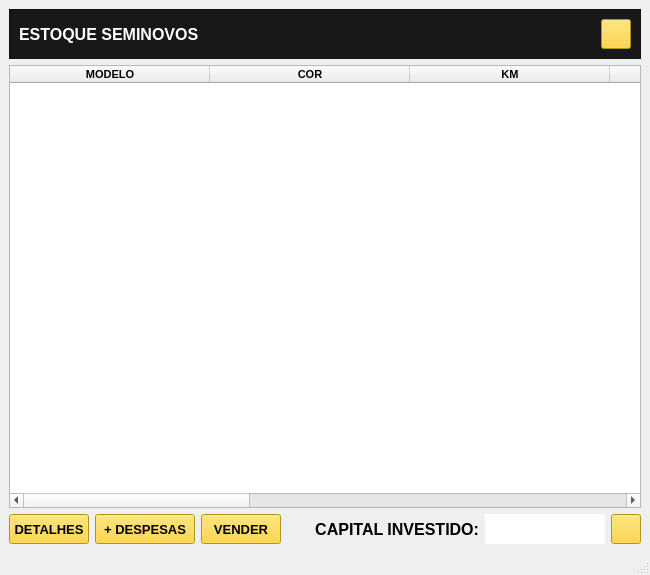
<?xml version="1.0" encoding="UTF-8"?>
<ui version="4.0">
 <class>MainWindow</class>
 <widget class="QMainWindow" name="MainWindow">
  <property name="geometry">
   <rect>
    <x>0</x>
    <y>0</y>
    <width>650</width>
    <height>575</height>
   </rect>
  </property>
  <property name="minimumSize">
   <size>
    <width>0</width>
    <height>0</height>
   </size>
  </property>
  <property name="windowTitle">
   <string>MALOCH</string>
  </property>
  <property name="windowIcon">
   <iconset>
    <normaloff>../SCR/maloch.ico</normaloff>../SCR/maloch.ico</iconset>
  </property>
  <widget class="QWidget" name="centralwidget">
   <layout class="QGridLayout" name="gridLayout_2">
    <item row="0" column="0" colspan="7">
     <widget class="QFrame" name="frame_gamboa">
      <property name="minimumSize">
       <size>
        <width>0</width>
        <height>49</height>
       </size>
      </property>
      <property name="styleSheet">
       <string notr="true">background-color: rgb(24, 24, 24);</string>
      </property>
      <property name="frameShape">
       <enum>QFrame::StyledPanel</enum>
      </property>
      <property name="frameShadow">
       <enum>QFrame::Raised</enum>
      </property>
      <layout class="QGridLayout" name="gridLayout">
       <item row="0" column="0">
        <widget class="QLabel" name="label">
         <property name="font">
          <font>
           <family>Segoe UI Symbol</family>
           <pointsize>12</pointsize>
           <weight>75</weight>
           <bold>true</bold>
          </font>
         </property>
         <property name="styleSheet">
          <string notr="true">color: rgb(255, 255, 255);</string>
         </property>
         <property name="text">
          <string>ESTOQUE SEMINOVOS</string>
         </property>
        </widget>
       </item>
       <item row="0" column="1">
        <widget class="QPushButton" name="excel">
         <property name="minimumSize">
          <size>
           <width>30</width>
           <height>30</height>
          </size>
         </property>
         <property name="maximumSize">
          <size>
           <width>30</width>
           <height>30</height>
          </size>
         </property>
         <property name="font">
          <font>
           <family>Segoe UI Symbol</family>
           <pointsize>10</pointsize>
           <weight>75</weight>
           <bold>true</bold>
          </font>
         </property>
         <property name="cursor">
          <cursorShape>PointingHandCursor</cursorShape>
         </property>
         <property name="styleSheet">
          <string notr="true">background-color: rgb(255, 205, 24);
border-radius: 1em;</string>
         </property>
         <property name="text">
          <string/>
         </property>
         <property name="icon">
          <iconset>
           <normaloff>../SCR/imp.png</normaloff>../SCR/imp.png</iconset>
         </property>
         <property name="iconSize">
          <size>
           <width>20</width>
           <height>20</height>
          </size>
         </property>
        </widget>
       </item>
      </layout>
      <zorder>excel</zorder>
      <zorder>label</zorder>
     </widget>
    </item>
    <item row="3" column="1">
     <widget class="QPushButton" name="incl_d">
      <property name="minimumSize">
       <size>
        <width>100</width>
        <height>30</height>
       </size>
      </property>
      <property name="maximumSize">
       <size>
        <width>100</width>
        <height>30</height>
       </size>
      </property>
      <property name="font">
       <font>
        <family>Segoe UI Symbol</family>
        <pointsize>10</pointsize>
        <weight>75</weight>
        <bold>true</bold>
       </font>
      </property>
      <property name="cursor">
       <cursorShape>PointingHandCursor</cursorShape>
      </property>
      <property name="styleSheet">
       <string notr="true">background-color: rgb(255, 205, 24);
border-radius: 1em;</string>
      </property>
      <property name="text">
       <string>+ DESPESAS</string>
      </property>
     </widget>
    </item>
    <item row="3" column="0">
     <widget class="QPushButton" name="detalhe">
      <property name="minimumSize">
       <size>
        <width>80</width>
        <height>30</height>
       </size>
      </property>
      <property name="maximumSize">
       <size>
        <width>80</width>
        <height>30</height>
       </size>
      </property>
      <property name="font">
       <font>
        <family>Segoe UI Symbol</family>
        <pointsize>10</pointsize>
        <weight>75</weight>
        <bold>true</bold>
       </font>
      </property>
      <property name="cursor">
       <cursorShape>PointingHandCursor</cursorShape>
      </property>
      <property name="styleSheet">
       <string notr="true">background-color: rgb(255, 205, 24);
border-radius: 1em;</string>
      </property>
      <property name="text">
       <string>DETALHES</string>
      </property>
     </widget>
    </item>
    <item row="3" column="4">
     <widget class="QLabel" name="label_2">
      <property name="font">
       <font>
        <family>Segoe UI Symbol</family>
        <pointsize>12</pointsize>
        <weight>75</weight>
        <bold>true</bold>
       </font>
      </property>
      <property name="text">
       <string>CAPITAL INVESTIDO:</string>
      </property>
      <property name="alignment">
       <set>Qt::AlignRight|Qt::AlignTrailing|Qt::AlignVCenter</set>
      </property>
     </widget>
    </item>
    <item row="3" column="3">
     <widget class="QLabel" name="label_3">
      <property name="font">
       <font>
        <family>Segoe UI Symbol</family>
        <pointsize>10</pointsize>
       </font>
      </property>
      <property name="styleSheet">
       <string notr="true">color:rgb(63, 189, 0);</string>
      </property>
      <property name="text">
       <string/>
      </property>
     </widget>
    </item>
    <item row="2" column="0" colspan="7">
     <widget class="QTableWidget" name="tableWidget">
      <property name="sizePolicy">
       <sizepolicy hsizetype="Expanding" vsizetype="Expanding">
        <horstretch>0</horstretch>
        <verstretch>0</verstretch>
       </sizepolicy>
      </property>
      <property name="autoFillBackground">
       <bool>false</bool>
      </property>
      <property name="styleSheet">
       <string notr="true">selection-background-color: rgb(255, 205, 24);
selection-color: rgb(0, 0, 0);</string>
      </property>
      <property name="inputMethodHints">
       <set>Qt::ImhNone</set>
      </property>
      <property name="sizeAdjustPolicy">
       <enum>QAbstractScrollArea::AdjustToContents</enum>
      </property>
      <property name="editTriggers">
       <set>QAbstractItemView::NoEditTriggers</set>
      </property>
      <property name="defaultDropAction">
       <enum>Qt::CopyAction</enum>
      </property>
      <property name="alternatingRowColors">
       <bool>true</bool>
      </property>
      <property name="selectionBehavior">
       <enum>QAbstractItemView::SelectRows</enum>
      </property>
      <property name="textElideMode">
       <enum>Qt::ElideRight</enum>
      </property>
      <property name="horizontalScrollMode">
       <enum>QAbstractItemView::ScrollPerItem</enum>
      </property>
      <property name="sortingEnabled">
       <bool>false</bool>
      </property>
      <property name="wordWrap">
       <bool>false</bool>
      </property>
      <attribute name="horizontalHeaderCascadingSectionResizes">
       <bool>false</bool>
      </attribute>
      <attribute name="horizontalHeaderDefaultSectionSize">
       <number>200</number>
      </attribute>
      <attribute name="horizontalHeaderShowSortIndicator" stdset="0">
       <bool>false</bool>
      </attribute>
      <attribute name="horizontalHeaderStretchLastSection">
       <bool>true</bool>
      </attribute>
      <attribute name="verticalHeaderStretchLastSection">
       <bool>false</bool>
      </attribute>
      <column>
       <property name="text">
        <string>MODELO</string>
       </property>
       <property name="font">
        <font>
         <family>Segoe UI Symbol</family>
         <pointsize>8</pointsize>
         <weight>75</weight>
         <italic>false</italic>
         <bold>true</bold>
        </font>
       </property>
       <property name="textAlignment">
        <set>AlignCenter</set>
       </property>
      </column>
      <column>
       <property name="text">
        <string>COR</string>
       </property>
       <property name="font">
        <font>
         <family>Segoe UI Symbol</family>
         <pointsize>8</pointsize>
         <weight>75</weight>
         <italic>false</italic>
         <bold>true</bold>
        </font>
       </property>
      </column>
      <column>
       <property name="text">
        <string>KM</string>
       </property>
       <property name="font">
        <font>
         <family>Segoe UI Symbol</family>
         <pointsize>8</pointsize>
         <weight>75</weight>
         <italic>false</italic>
         <bold>true</bold>
        </font>
       </property>
      </column>
      <column>
       <property name="text">
        <string>ANO</string>
       </property>
       <property name="font">
        <font>
         <family>Segoe UI Symbol</family>
         <pointsize>8</pointsize>
         <weight>75</weight>
         <italic>false</italic>
         <bold>true</bold>
        </font>
       </property>
      </column>
      <column>
       <property name="text">
        <string>PLACA</string>
       </property>
       <property name="font">
        <font>
         <family>Segoe UI Symbol</family>
         <pointsize>8</pointsize>
         <weight>75</weight>
         <italic>false</italic>
         <bold>true</bold>
        </font>
       </property>
      </column>
      <column>
       <property name="text">
        <string>UF</string>
       </property>
       <property name="font">
        <font>
         <family>Segoe UI Symbol</family>
         <pointsize>8</pointsize>
         <weight>75</weight>
         <bold>true</bold>
        </font>
       </property>
      </column>
      <column>
       <property name="text">
        <string>VALOR PUBLICO</string>
       </property>
       <property name="font">
        <font>
         <family>Segoe UI Symbol</family>
         <pointsize>8</pointsize>
         <weight>75</weight>
         <bold>true</bold>
        </font>
       </property>
      </column>
      <column>
       <property name="text">
        <string>DATA DE ENTRADA</string>
       </property>
       <property name="font">
        <font>
         <family>Segoe UI Symbol</family>
         <pointsize>8</pointsize>
         <weight>75</weight>
         <bold>true</bold>
        </font>
       </property>
      </column>
     </widget>
    </item>
    <item row="3" column="2">
     <widget class="QPushButton" name="vd">
      <property name="minimumSize">
       <size>
        <width>80</width>
        <height>30</height>
       </size>
      </property>
      <property name="maximumSize">
       <size>
        <width>80</width>
        <height>30</height>
       </size>
      </property>
      <property name="font">
       <font>
        <family>Segoe UI Symbol</family>
        <pointsize>10</pointsize>
        <weight>75</weight>
        <bold>true</bold>
       </font>
      </property>
      <property name="cursor">
       <cursorShape>PointingHandCursor</cursorShape>
      </property>
      <property name="styleSheet">
       <string notr="true">background-color: rgb(255, 205, 24);
border-radius: 1em;</string>
      </property>
      <property name="text">
       <string>VENDER</string>
      </property>
     </widget>
    </item>
    <item row="3" column="6">
     <widget class="QPushButton" name="atualizar">
      <property name="minimumSize">
       <size>
        <width>30</width>
        <height>30</height>
       </size>
      </property>
      <property name="maximumSize">
       <size>
        <width>30</width>
        <height>30</height>
       </size>
      </property>
      <property name="font">
       <font>
        <family>Segoe UI Symbol</family>
        <pointsize>10</pointsize>
        <weight>75</weight>
        <bold>true</bold>
       </font>
      </property>
      <property name="cursor">
       <cursorShape>PointingHandCursor</cursorShape>
      </property>
      <property name="styleSheet">
       <string notr="true">background-color: rgb(255, 205, 24);
border-radius: 1em;</string>
      </property>
      <property name="text">
       <string/>
      </property>
      <property name="icon">
       <iconset>
        <normaloff>../SCR/atualizar.png</normaloff>../SCR/atualizar.png</iconset>
      </property>
      <property name="iconSize">
       <size>
        <width>20</width>
        <height>20</height>
       </size>
      </property>
     </widget>
    </item>
    <item row="3" column="5">
     <widget class="QLabel" name="label_4">
      <property name="minimumSize">
       <size>
        <width>120</width>
        <height>30</height>
       </size>
      </property>
      <property name="maximumSize">
       <size>
        <width>120</width>
        <height>30</height>
       </size>
      </property>
      <property name="font">
       <font>
        <family>Segoe UI Symbol</family>
        <pointsize>12</pointsize>
       </font>
      </property>
      <property name="styleSheet">
       <string notr="true">border-radius: 1em;
background-color: rgb(255, 255, 255);</string>
      </property>
      <property name="text">
       <string/>
      </property>
      <property name="alignment">
       <set>Qt::AlignCenter</set>
      </property>
     </widget>
    </item>
   </layout>
  </widget>
  <widget class="QStatusBar" name="statusbar"/>
 </widget>
 <resources/>
 <connections/>
</ui>
